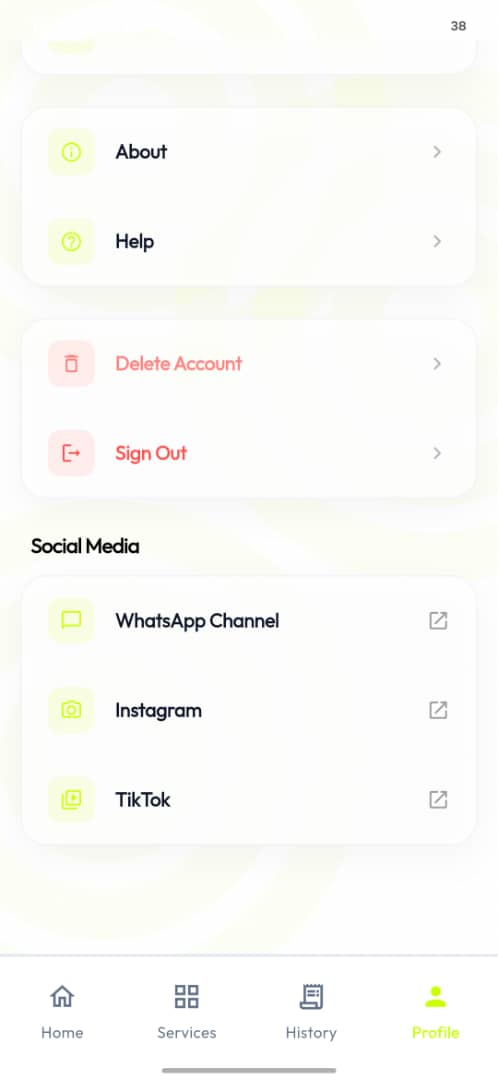
#> input picture mobile/raw_screenshots/1.jpeg, 498 x 1080 px
$ python generate_ios_screenshots.py
#> lines starting #> are read from the running program, lines starting #| are printed output that depends on the picture; after the words box and inside, x2 and y2 are one past the last pixel; in counts of white or black regions, pixels touching at a corner belong together
import os
import urllib.request
from PIL import Image, ImageDraw, ImageFont, ImageFilter

def get_font(size):
    font_path = "Roboto-Bold.ttf"
    if not os.path.exists(font_path):
        url = "https://github.com/google/fonts/raw/main/apache/roboto/Roboto-Bold.ttf"
        urllib.request.urlretrieve(url, font_path)
    return ImageFont.truetype(font_path, size)

def create_framed_screenshot(input_path, output_path, heading, subheading, bg_color, canvas_size):
#> called with input_path = 'raw_screenshots/1.jpeg', output_path = 'app_store_ready/6.5_inch/1.png', heading = 'Get Started in Seconds', subheading = 'Create your free account and join us.', bg_color = (15, 23, 42), canvas_size = (1284, 2778)
    try:
        canvas_w, canvas_h = canvas_size
        canvas = Image.new('RGB', (canvas_w, canvas_h), bg_color)
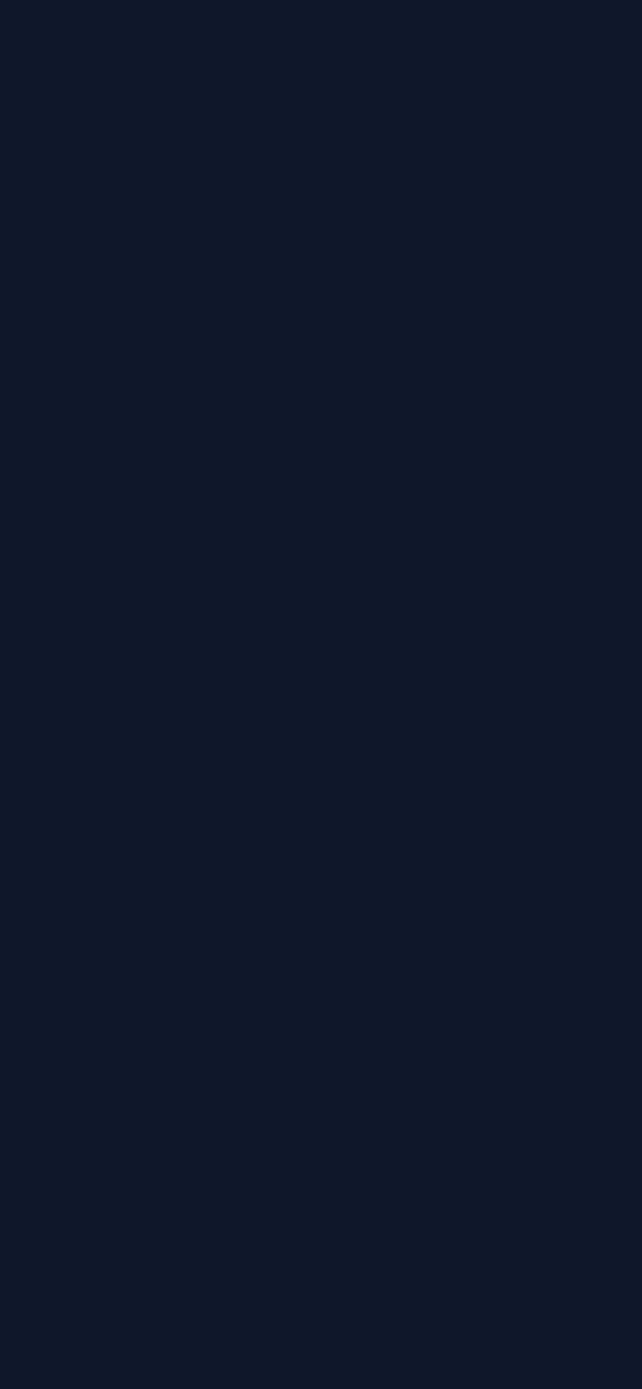
#> canvas: PIL image 1284x2778 RGB (shown at 1/2 size); mean R, G, B 15, 23, 42
        draw = ImageDraw.Draw(canvas)

        # Adjust fonts and positions based on canvas height/width
        is_tall = canvas_h > 2300

        # Load fonts
        try:
            heading_font = get_font(84 if is_tall else 76)
            subheading_font = get_font(48 if is_tall else 44)
        except Exception:
            heading_font = ImageFont.load_default()
            subheading_font = ImageFont.load_default()

        # Assuming text is white or dark based on background
        text_color = (255, 255, 255) if bg_color != (204, 255, 0) else (15, 23, 42)

        # Text y-positions
        heading_y = 200 if is_tall else 160
        subheading_y = 320 if is_tall else 270

        # Heading
        try:
            _, _, w, h = draw.textbbox((0, 0), heading, font=heading_font)
#> w = 970; h = 79
        except:
            w, h = heading_font.getsize(heading)
        draw.text(((canvas_w - w) / 2, heading_y), heading, font=heading_font, fill=text_color)

        # Subheading
        try:
            _, _, w2, h2 = draw.textbbox((0, 0), subheading, font=subheading_font)
#> w2 = 892; h2 = 55
        except:
            w2, h2 = subheading_font.getsize(subheading)
        draw.text(((canvas_w - w2) / 2, subheading_y), subheading, font=subheading_font, fill=text_color)

        # Load Screenshot
        with Image.open(input_path) as ss:
#> ss is the input picture: PIL image 498x1080 RGB; mean R, G, B 250.3, 250.3, 247.4
            ss = ss.convert("RGBA")
#> ss: PIL image 498x1080 RGBA

            # Target width proportional to canvas width
            target_w = int(canvas_w * 0.82)
            ratio = target_w / ss.width
#> ratio = 2.11
            target_h = int(ss.height * ratio)
#> target_h = 2281

            # Crop screenshot height if it exceeds canvas (not typical for these aspect ratios)
            max_h = canvas_h - subheading_y - 100

            ss = ss.resize((target_w, target_h), Image.Resampling.LANCZOS)
#> ss: PIL image 1052x2281 RGBA

            # Create rounded corners mask
            mask = Image.new("L", ss.size, 0)
#> mask: PIL image 1052x2281 L; every value is 0
            draw_mask = ImageDraw.Draw(mask)
            radius = 50 if is_tall else 40
            draw_mask.rounded_rectangle((0, 0, target_w, target_h), radius=radius, fill=255)
            ss.putalpha(mask)
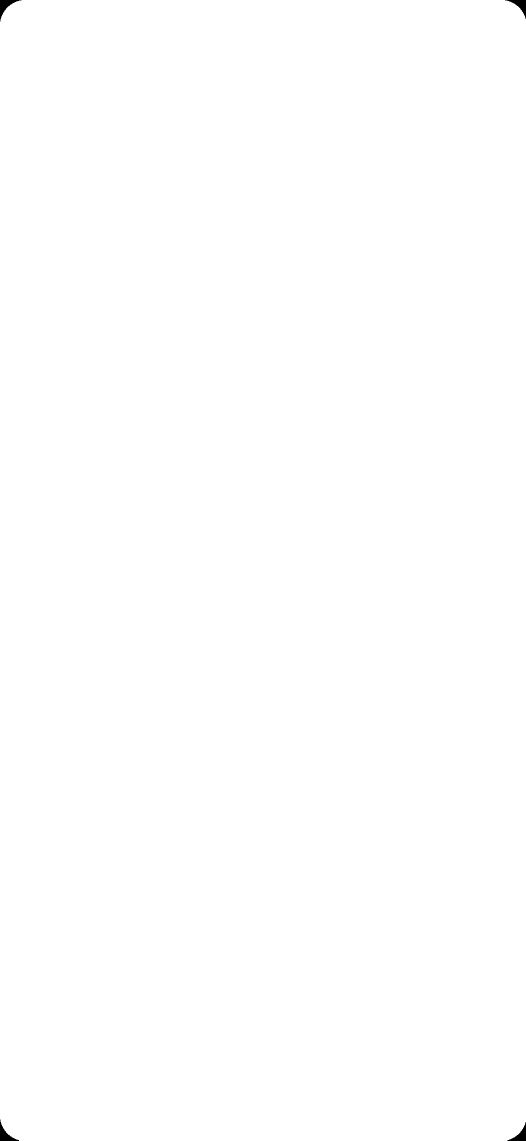
#> mask: PIL image 1052x2281 L (shown at 1/2 size); 99.9% white; 4 black regions, box (x1, y1, x2, y2) and area: (0, 0, 43, 43) 549, (1010, 0, 1052, 38) 506, (0, 2239, 38, 2281) 506, (1015, 2244, 1052, 2281) 464

            # Position for screenshot
            ss_x = (canvas_w - target_w) // 2
            ss_y = 500 if is_tall else 420

            # Draw shadow
            shadow_offset = 25 if is_tall else 20
            shadow_canvas = Image.new("RGBA", canvas.size, (0,0,0,0))
#> shadow_canvas: PIL image 1284x2778 RGBA; every value is 0
            shadow_draw = ImageDraw.Draw(shadow_canvas)
            shadow_draw.rounded_rectangle(
                (ss_x, ss_y, ss_x+target_w, ss_y+target_h),
                radius=radius, fill=(0,0,0,100)
            )
            shadow_canvas = shadow_canvas.filter(ImageFilter.GaussianBlur(20 if is_tall else 15))

            # Paste shadow and screenshot
            canvas.paste(shadow_canvas, (shadow_offset, shadow_offset), shadow_canvas)
            canvas.paste(ss, (ss_x, ss_y), ss)

        canvas.save(output_path, "PNG")
        print(f"Generated {output_path}")
    except Exception as e:
        print(f"Failed to generate {output_path}: {e}")

if __name__ == "__main__":
    base_out_dir = "app_store_ready"
    dir_65 = os.path.join(base_out_dir, "6.5_inch")
    dir_55 = os.path.join(base_out_dir, "5.5_inch")

    dir_13 = os.path.join(base_out_dir, "13_inch_ipad")

    os.makedirs(dir_65, exist_ok=True)
    os.makedirs(dir_55, exist_ok=True)
    os.makedirs(dir_13, exist_ok=True)

    # Text and colors
    blue_bg = (15, 23, 42)
    green_bg = (204, 255, 0) # CCFF00

    data = [
        ("1.jpeg", "Get Started in Seconds", "Create your free account and join us.", blue_bg),
        ("2.jpeg", "Secure & Reliable", "Your transactions are always 100% protected.", green_bg),
        ("3.jpeg", "Fast Fingerprint Login", "Access your account instantly and securely.", blue_bg),
        ("4.jpeg", "Everything in One Place", "Fund your wallet and access all services.", green_bg),
        ("5.jpeg", "Unbeatable Data Rates", "Buy cheap data bundles for all networks.", blue_bg),
    ]

    for filename, heading, sub, bg in data:
        in_path = os.path.join("raw_screenshots", filename)

        if os.path.exists(in_path):
            # Generate 6.5 inch (1284 x 2778)
            out_path_65 = os.path.join(dir_65, filename.replace(".jpeg", ".png"))
            create_framed_screenshot(in_path, out_path_65, heading, sub, bg, (1284, 2778))

            # Generate 5.5 inch (1242 x 2208)
            out_path_55 = os.path.join(dir_55, filename.replace(".jpeg", ".png"))
            create_framed_screenshot(in_path, out_path_55, heading, sub, bg, (1242, 2208))
#> call 2 of create_framed_screenshot, with input_path = 'raw_screenshots/1.jpeg', output_path = 'app_store_ready/5.5_inch/1.png', heading = 'Get Started in Seconds', subheading = 'Create your free account and join us.', bg_color = (15, 23, 42), canvas_size = (1242, 2208)
#> in create_framed_screenshot (call 2), `canvas = Image.new('RGB', (canvas_w, canvas_h), bg_color)`:
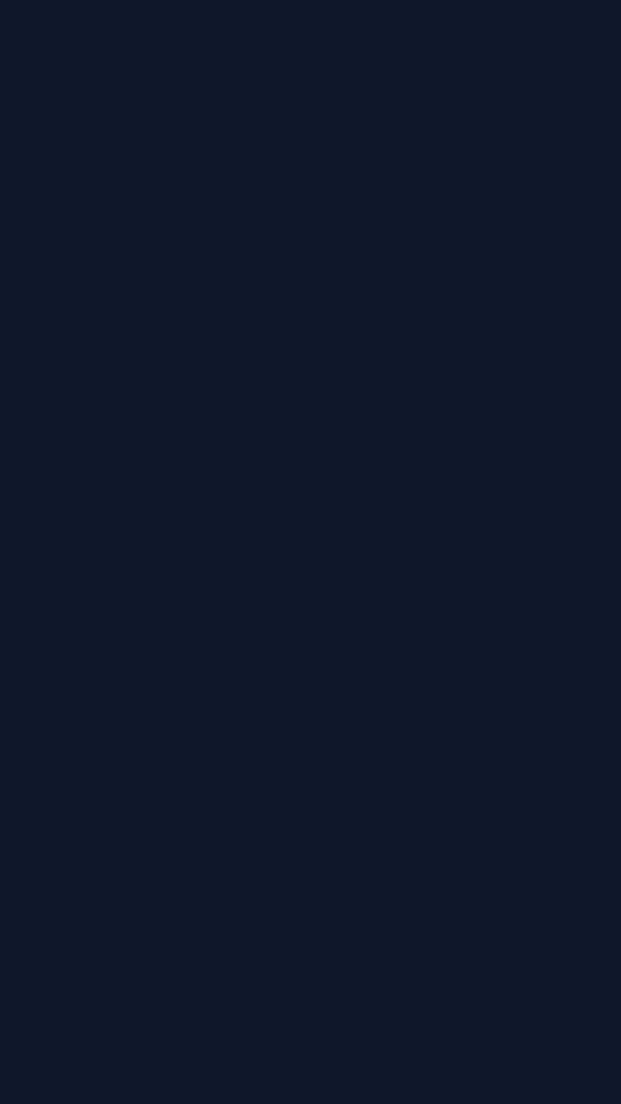
#> canvas: PIL image 1242x2208 RGB (shown at 1/2 size); mean R, G, B 15, 23, 42
#> in create_framed_screenshot (call 2), `_, _, w, h = draw.textbbox((0, 0), heading, font=heading_font)`: w = 877; h = 72
#> in create_framed_screenshot (call 2), `_, _, w2, h2 = draw.textbbox((0, 0), subheading, font=subheading_font)`: w2 = 818; h2 = 50
#> in create_framed_screenshot (call 2), `mask = Image.new("L", ss.size, 0)`: mask: PIL image 1018x2207 L; every value is 0
#> in create_framed_screenshot (call 2), `ss.putalpha(mask)`: mask: PIL image 1018x2207 L; 99.9% white; 4 black regions, box (x1, y1, x2, y2) and area: (0, 0, 34, 34) 354, (985, 0, 1018, 30) 320, (0, 2174, 30, 2207) 320, (989, 2178, 1018, 2207) 287
#> in create_framed_screenshot (call 2), `shadow_canvas = Image.new("RGBA", canvas.size, (0,0,0,0))`: shadow_canvas: PIL image 1242x2208 RGBA; every value is 0
#> in create_framed_screenshot (call 2), `shadow_canvas = shadow_canvas.filter(ImageFilter.GaussianBlur(20 if is..`:
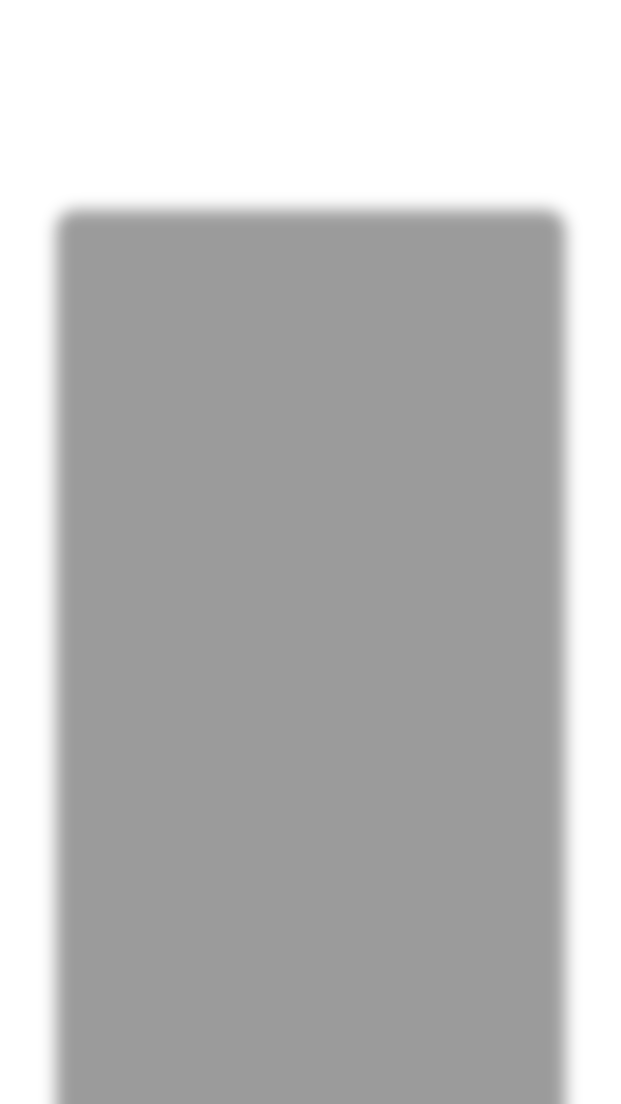
#> shadow_canvas: PIL image 1242x2208 RGBA (shown at 1/2 size); mean R, G, B, A 0, 0, 0, 66.4; transparent parts drawn white

            # Generate 13 inch iPad (2048 x 2732)
            out_path_13 = os.path.join(dir_13, filename.replace(".jpeg", ".png"))
            create_framed_screenshot(in_path, out_path_13, heading, sub, bg, (2048, 2732))
#> call 3 of create_framed_screenshot, with input_path = 'raw_screenshots/1.jpeg', output_path = 'app_store_ready/13_inch_ipad/1.png', heading = 'Get Started in Seconds', subheading = 'Create your free account and join us.', bg_color = (15, 23, 42), canvas_size = (2048, 2732)
#> in create_framed_screenshot (call 3), `canvas = Image.new('RGB', (canvas_w, canvas_h), bg_color)`:
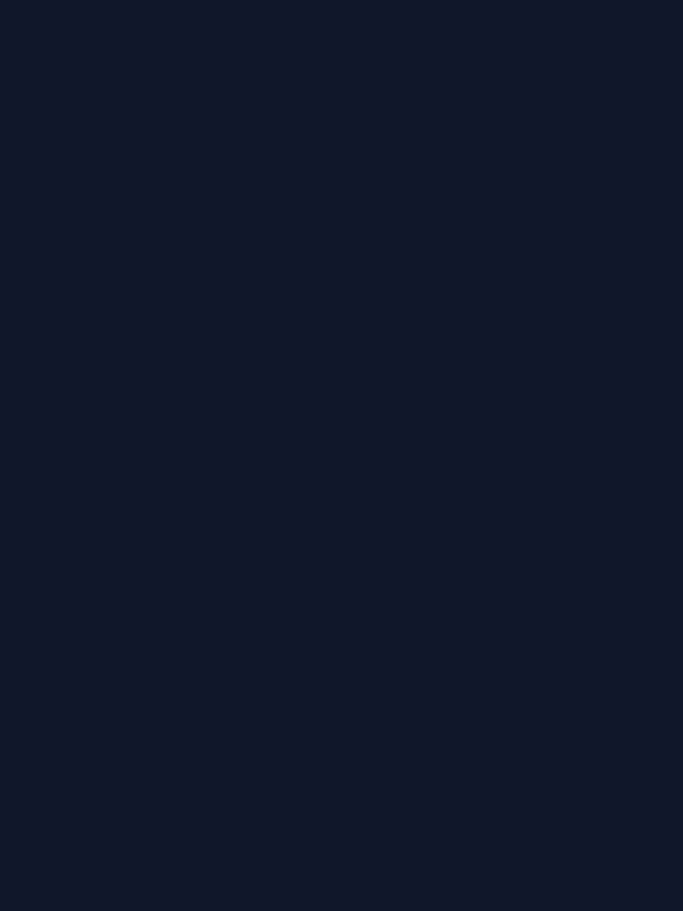
#> canvas: PIL image 2048x2732 RGB (shown at 1/3 size); mean R, G, B 15, 23, 42
#> in create_framed_screenshot (call 3), `_, _, w, h = draw.textbbox((0, 0), heading, font=heading_font)`: w = 970; h = 79
#> in create_framed_screenshot (call 3), `_, _, w2, h2 = draw.textbbox((0, 0), subheading, font=subheading_font)`: w2 = 892; h2 = 55
#> in create_framed_screenshot (call 3), `mask = Image.new("L", ss.size, 0)`: mask: PIL image 1679x3641 L; every value is 0
#> in create_framed_screenshot (call 3), `ss.putalpha(mask)`: mask: PIL image 1679x3641 L; 100% white; 4 black regions, box (x1, y1, x2, y2) and area: (0, 0, 43, 43) 549, (1637, 0, 1679, 38) 506, (0, 3599, 38, 3641) 506, (1642, 3604, 1679, 3641) 464
#> in create_framed_screenshot (call 3), `shadow_canvas = Image.new("RGBA", canvas.size, (0,0,0,0))`: shadow_canvas: PIL image 2048x2732 RGBA; every value is 0
#> in create_framed_screenshot (call 3), `shadow_canvas = shadow_canvas.filter(ImageFilter.GaussianBlur(20 if is..`:
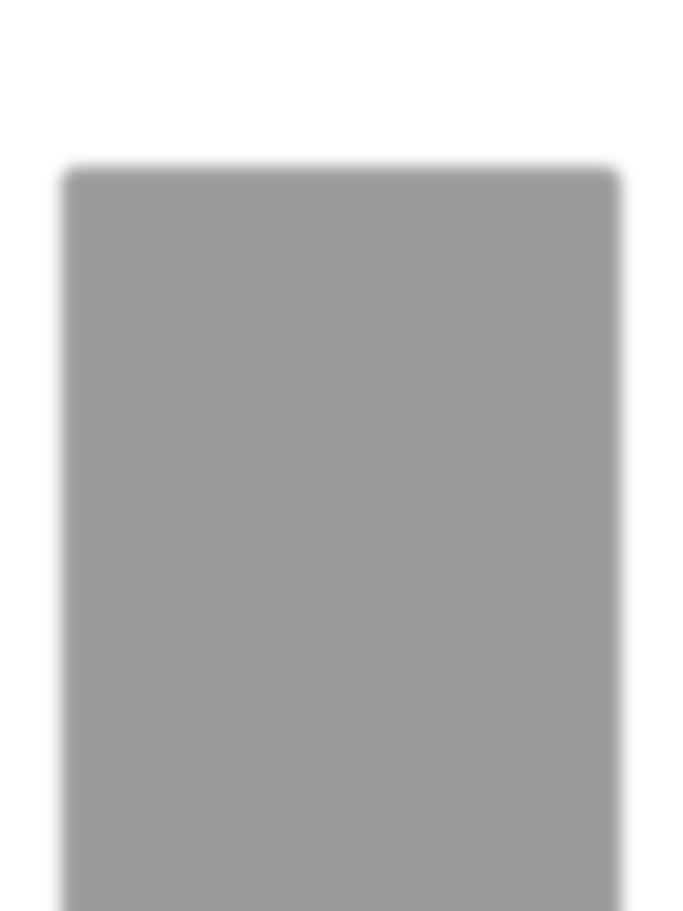
#> shadow_canvas: PIL image 2048x2732 RGBA (shown at 1/3 size); mean R, G, B, A 0, 0, 0, 67; transparent parts drawn white
#> in create_framed_screenshot (call 3), `canvas.paste(ss, (ss_x, ss_y), ss)`:
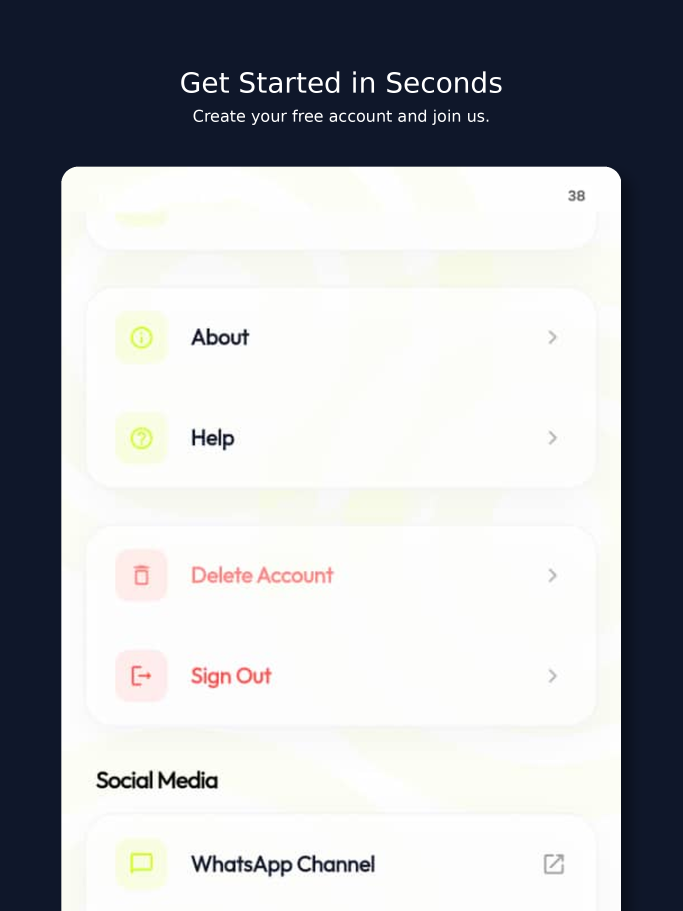
#> canvas: PIL image 2048x2732 RGB (shown at 1/3 size); mean R, G, B 173.4, 175.8, 179.8
#> (the run stopped early here; a loop or call above may not have finished)
